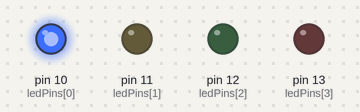
A sketch run on a simulated Arduino Uno, built with avr-gcc and run on an emulated ATmega328P. Parts: output pins drawn as LEDs (lit = HIGH).

Above: at 0.05 s.
At 0.65 s:
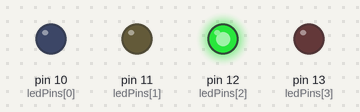
At 1.35 s:
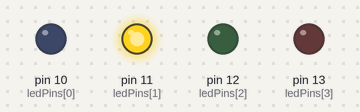
At 2.75 s:
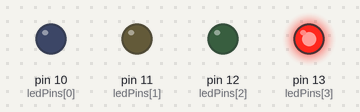
Timing chart, 0 to 3.0 s (numbered marks = the images above):
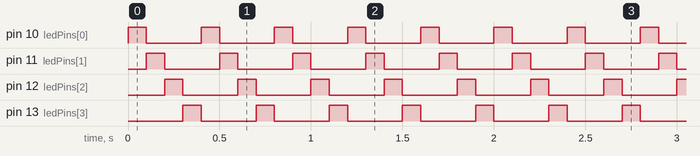

The sketch:

sketch.ino
```cpp
const int ledPins[] = {10,11,12,13};
const int numLeds = sizeof(ledPins) / sizeof(ledPins[0]);

void setup() {
  for (int i = 0; i < numLeds; i++) {
    pinMode(ledPins[i], OUTPUT);
  }
}

void loop() {
  for (int i = 0; i < numLeds; i++) {
    digitalWrite(ledPins[i], HIGH);
    delay(100); // Adjust delay to change the speed of the chaser
    digitalWrite(ledPins[i], LOW);
  }
}
```

Measured:
- by itself, pin 10 (ledPins[0]), pin 11 (ledPins[1]), pin 12 (ledPins[2]), pin 13 (ledPins[3]): alternates HIGH for 0.10 s and LOW for 0.30 s
